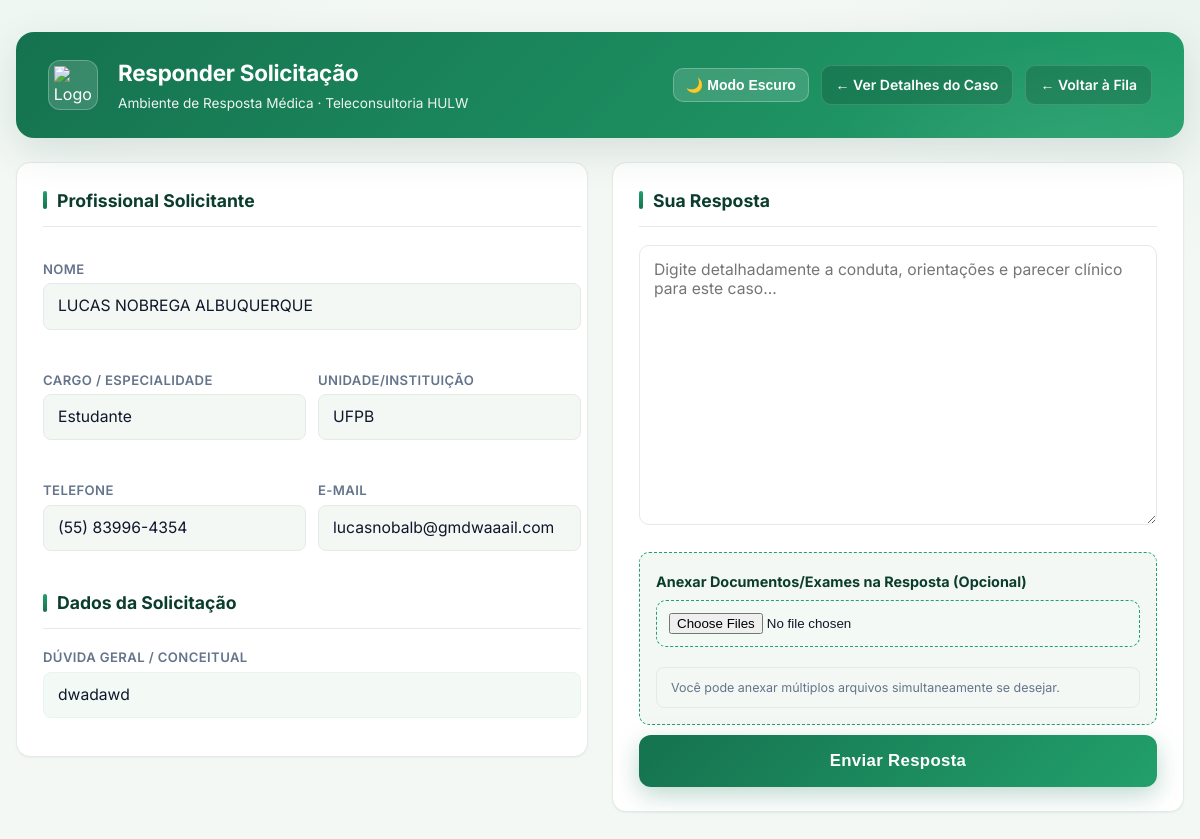
/responder/55/ (signed in), run on the app's committed database.
### teleconsultoria/models.py (models this page shows, shortened)
class Solicitacao(models.Model):
    profissional = models.ForeignKey(Profissional, on_delete=models.CASCADE, related_name='solicitacoes')
    medica_designada = models.ForeignKey(Medica, on_delete=models.SET_NULL, null=True, blank=True, related_name='atendimentos')
    status = models.CharField(max_length=20, choices=StatusSolicitacao.choices, default=StatusSolicitacao.PENDENTE)
    tipo_atendimento = models.CharField(max_length=20, choices=TipoAtendimento.choices)
    data_sol = models.DateTimeField(auto_now_add=True)
    data_marcada = models.DateField(null=True, blank=True)
    horario_marcado = models.TimeField(null=True, blank=True)
    duracao_estimada = models.PositiveIntegerField(null=True, blank=True, help_text="Duração em minutos")
    link_teams = models.URLField(max_length=500, null=True, blank=True)
    justificativa_cancelamento = models.TextField(null=True, blank=True)
    data_limite = models.DateField(null=True, blank=True)
    horario_limite = models.TimeField(null=True, blank=True)
    idade_pac = models.IntegerField(null=True, blank=True)
    sexo_pac = models.CharField(max_length=2, choices=Sexo.choices, null=True, blank=True)
    sexo_biologico_pac = models.CharField(max_length=1, choices=[('M', 'Masculino'), ('F', 'Feminino')], null=True, blank=True)
    queixas = models.TextField(null=True, blank=True)
    historico_med = models.TextField(blank=True, null=True)
    diagnostico_princ = models.TextField(blank=True, null=True)
    diagnostico_sec = models.TextField(blank=True, null=True)
    medicamentos = models.TextField(blank=True, null=True)
    exames_recentes = models.TextField(blank=True, null=True)
    duvida_clinica = models.TextField()
    token_acesso = models.UUIDField(default=uuid.uuid4, editable=False)
    class Meta:
        verbose_name = "Solicitação"
        verbose_name_plural = "Solicitações"

class Profissional(models.Model):
    user = models.OneToOneField(User, on_delete=models.CASCADE, null=True, blank=True)
    cpf = models.CharField(max_length=11, unique=True)
    nome_completo = models.CharField(max_length=255)
    email = models.EmailField()
    telefone = models.CharField(max_length=15, help_text="WhatsApp com DDD", blank=True, null=True)
    crm = models.CharField(max_length=20, blank=True, null=True)
    cargo = models.CharField(max_length=100)
    instituicao = models.CharField(max_length=100)

### teleconsultoria/views.py (the view, shortened to what this page needs)
# urls.py: path('responder/<int:sol_id>/', views.responder_solicitacao, name='responder_solicitacao'),
@login_required(login_url='login')
@user_passes_test(is_medica, login_url='login')
def responder_solicitacao(request, sol_id):
    solicitacao = get_object_or_404(Solicitacao, id=sol_id)
    return render(request, 'responder.html', {'sol': solicitacao})

### teleconsultoria/views.py (called while the page is built)
def is_medica(user):
    return user.is_authenticated and user.is_staff

### teleconsultoria/templates/responder.html (shortened to what this page needs)
<!DOCTYPE html>
<html lang="pt-br">
<head>
</head>
<body>
<div class="container">
    <header class="hulw-header">
        <div class="header-left">
            <div class="hulw-logo">
                <img src="https://encrypted-tbn0.gstatic.com/images?q=tbn:ANd9GcQryXQkqFL8UMlNXtInfmWSQhSp1ZcKgreHmw&s" alt="Logo HULW">
            </div>
            <div>
                <h1>Responder Solicitação</h1>
                <p>Ambiente de Resposta Médica · Teleconsultoria HULW</p>
            </div>
        </div>
        <div class="header-right">
            <button class="theme-toggle" onclick="toggleTheme()" id="themeBtn">🌙 Modo Escuro</button>
            <a href="{% url 'detalhe_caso' sol.id %}" class="btn-voltar">← Ver Detalhes do Caso</a>
            <a href="{% url 'fila_medica' %}" class="btn-voltar">← Voltar à Fila</a>
        </div>
    </header>
    <div class="painel-grid">
        <div class="campo-box scrollable-info">
            <h3>Profissional Solicitante</h3>
            <div style="display: grid; grid-template-columns: 1fr 1fr; gap: 12px; margin-bottom: 24px;">
                <div style="grid-column: span 2;">
                    <h4>Nome</h4>
                    <p>{{ sol.profissional.nome_completo }}</p>
                </div>
                <div>
                    <h4>Cargo / Especialidade</h4>
                    <p>{{ sol.profissional.cargo|default:"Não informado" }}</p>
                </div>
                <div>
                    <h4>Unidade/Instituição</h4>
                    <p>{{ sol.profissional.instituicao|default:"Não informada" }}</p>
                </div>
                <div>
                    <h4>Telefone</h4>
                    <p>{{ sol.profissional.telefone }}</p>
                </div>
                <div>
                    <h4>E-mail</h4>
                    <p>{{ sol.profissional.email }}</p>
                </div>
            </div>
            <h3>Dados da Solicitação</h3>
            {% if sol.idade_pac > 0 %}
                <div style="display: grid; grid-template-columns: 1fr 1fr; gap: 12px;">
                    <div>
                        <h4>Idade</h4>
                        <p>{{ sol.idade_pac }} anos</p>
                    </div>
                    <div>
                        <h4>Identidade de Gênero</h4>
                        <p>{{ sol.get_sexo_pac_display }}</p>
                    </div>
                </div>
                {% if sol.sexo_biologico_pac %}
                <h4>Sexo Atribuído no Nascimento</h4>
                <p>{{ sol.get_sexo_biologico_pac_display }}</p>
                {% endif %}
                <h4>Diagnóstico Principal</h4>
                <p>{{ sol.diagnostico_princ|default:"Não informado" }}</p>
                {% if sol.diagnostico_sec %}
                    <h4>Diagnóstico Secundário</h4>
                    <p>{{ sol.diagnostico_sec }}</p>
                {% endif %}
                <h4>Queixas Principais</h4>
                <p>{{ sol.queixas|linebreaksbr }}</p>
                <h4>Histórico Médico</h4>
                <p>{{ sol.historico_med|linebreaksbr|default:"Sem histórico registrado" }}</p>
                <h4>Uso Atual de Medicamentos</h4>
                <p>{{ sol.medicamentos|linebreaksbr|default:"Nenhum medicamento informado" }}</p>
                <h4>Exames Recentes</h4>
                <p>{{ sol.exames_recentes|linebreaksbr|default:"Nenhum exame anexado em texto" }}</p>
                <h4>Dúvida Clínica</h4>
                <p style="background: var(--hulw-green-50); border-color: var(--hulw-green-100); font-weight: 500;">
                    {{ sol.duvida_clinica|linebreaksbr }}
                </p>
            {% else %}
                <h4>Dúvida Geral / Conceitual</h4>
                <p style="background: var(--hulw-green-50); border-color: var(--hulw-green-100);">
                    {{ sol.duvida_clinica|linebreaksbr }}
                </p>
            {% endif %}
        </div>
        <div class="campo-box">
            <form method="POST" enctype="multipart/form-data" id="form-resposta">
                <h3>Sua Resposta</h3>
                <textarea id="textarea-resposta" name="resposta" placeholder="Digite detalhadamente a conduta, orientações e parecer clínico para este caso..." required></textarea>
                <div style="margin-top: 20px; background: var(--bg); padding: 16px; border-radius: 10px; border: 1px dashed var(--hulw-green-500); transition: background 0.3s ease, border-color 0.3s ease;">
                    <label style="font-size: 0.9rem; font-weight: 700; color: var(--hulw-green-900);">Anexar Documentos/Exames na Resposta (Opcional)</label>
                    <input type="file" id="input-anexos-visual" onchange="adicionarArquivos()" multiple>
                    <p style="font-size: 0.78rem; color: var(--ink-500); margin: 8px 0 0 0;">Você pode anexar múltiplos arquivos simultaneamente se desejar.</p>
                </div>
                <button type="submit" class="btn-enviar">Enviar Resposta</button>
            </form>
        </div>
    </div>
</div>
</body>
</html>

### data on the page
Solicitacao: profissional.nome_completo "LUCAS NOBREGA ALBUQUERQUE", profissional.cargo "Estudante", profissional.instituicao "UFPB", profissional.telefone "(55) 83996-4354", profissional.email "lucasnobalb@gmdwaaail.com", duvida_clinica "dwadawd"
